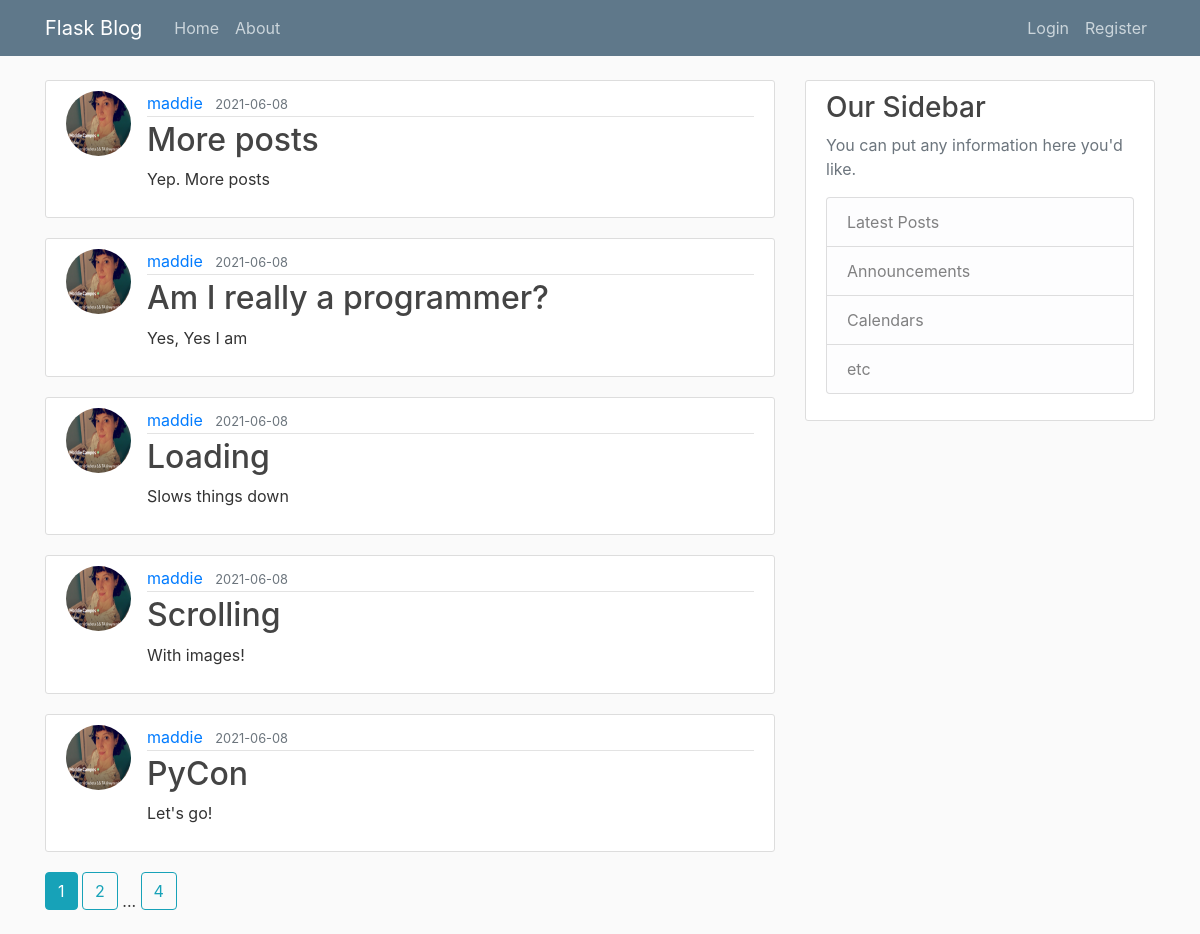
Page /home on the earlier database version.
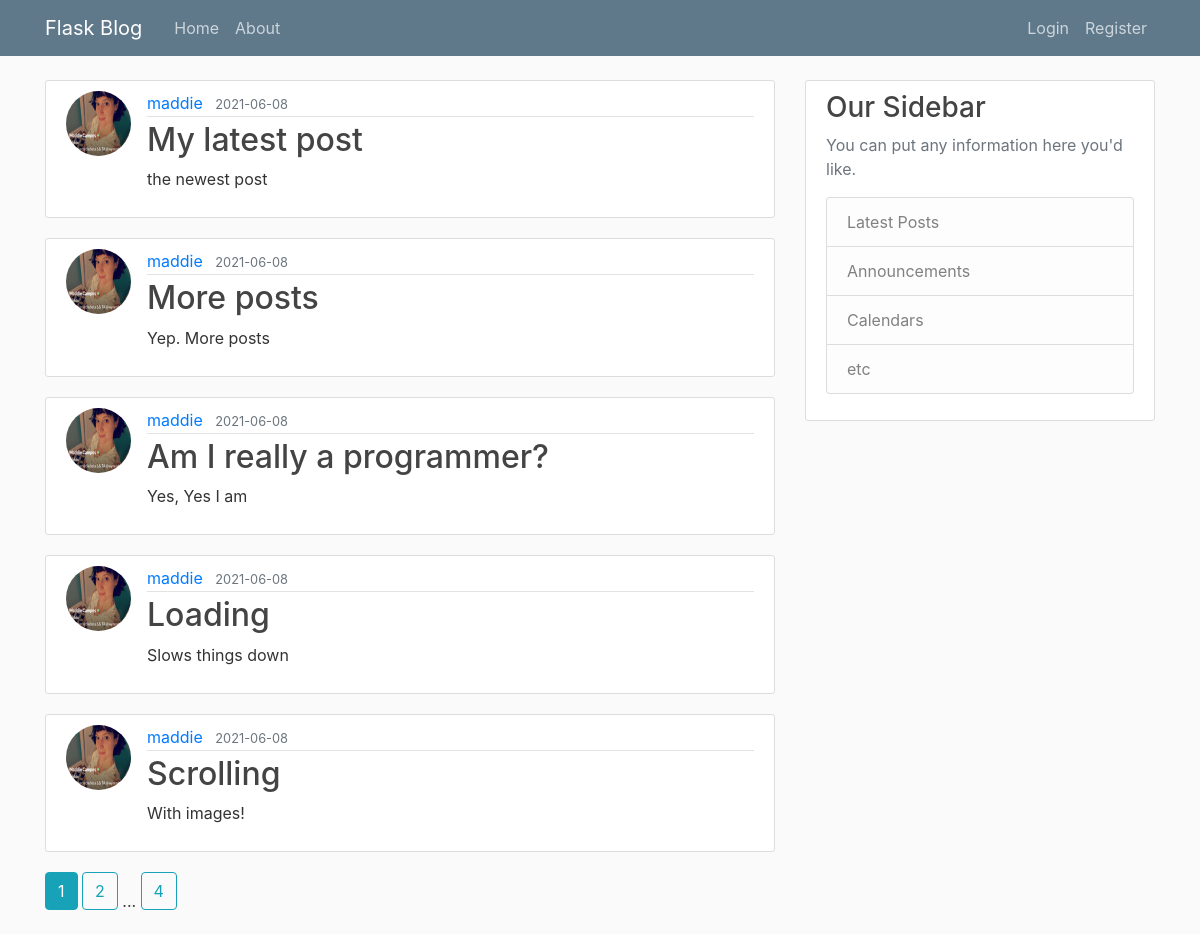
Same page on the later database version.
### flaskblog/models.py (models this page shows, shortened)
class Post(db.Model):
    id = db.Column(db.Integer, primary_key=True)
    title = db.Column(db.String(100), nullable=False)
    date_posted = db.Column(db.DateTime, nullable=False, default=datetime.utcnow)
    content = db.Column(db.Text, nullable=False)
    user_id = db.Column(db.Integer, db.ForeignKey('user.id'), nullable=False)

class User(db.Model, UserMixin):
    id = db.Column(db.Integer, primary_key=True)
    username = db.Column(db.String(20), unique=True, nullable=False)
    email = db.Column(db.String(120), unique=True, nullable=False)
    image_file = db.Column(db.String(20), nullable=False, default='default.jpg')
    password = db.Column(db.String(60), nullable=False)
    posts = db.relationship('Post', backref='author', lazy=True)

### flaskblog/routes.py (the view)
@app.route('/')
@app.route('/home')
def home():
    page = request.args.get('page', 1, type=int)
    posts = Post.query.order_by(Post.date_posted.desc()).paginate(page=page,
                                                                  per_page=5)
    return render_template('home.html', posts=posts)

### flaskblog/templates/home.html
{% extends "layout.html" %}
{% block content %}
    {% for post in posts.items %}
        <article class="media content-section">
          <img class="rounded-circle article-img" src="{{ url_for('static', filename='profile_pics/' + post.author.image_file)}}">
          <div class="media-body">
            <div class="article-metadata">
              <a class="mr-2" href="#">{{ post.author.username }}</a>
              <small class="text-muted">{{ post.date_posted.strftime('%Y-%m-%d') }}</small>
            </div>
            <h2><a class="article-title" href="{{ url_for('post', post_id=post.id) }}">{{ post.title }}</a></h2>
            <p class="article-content">{{ post.content }}</p>
          </div>
        </article>
    {% endfor %}
    {% for page_num in posts.iter_pages(left_edge=1, right_edge=1, left_current=1, right_current=2) %}
      {% if page_num %}
          {% if posts.page == page_num %}
            <a class="btn btn-info mb-4" href="{{ url_for('home', page=page_num) }}">{{ page_num }}</a>
          {% else %}
            <a class="btn btn-outline-info mb-4" href="{{ url_for('home', page=page_num) }}">{{ page_num }}</a>
          {% endif %}
      {% else %}
        ...
      {% endif%}
    {% endfor %}
{% endblock content %}

### flaskblog/templates/layout.html (shortened to what this page needs)
<!DOCTYPE html>
<html>
<head>
    <link rel="stylesheet" href="https://maxcdn.bootstrapcdn.com/bootstrap/4.0.0/css/bootstrap.min.css">
    <link rel="stylesheet" type="text/css" href="{{ url_for('static', filename='main.css') }}">
</head>
<body>
    <header class="site-header">
      <nav class="navbar navbar-expand-md navbar-dark bg-steel fixed-top">
        <div class="container">
          <a class="navbar-brand mr-4" href="/">Flask Blog</a>
          <div class="collapse navbar-collapse" id="navbarToggle">
            <div class="navbar-nav mr-auto">
              <a class="nav-item nav-link" href="{{ url_for('home') }}">Home</a>
              <a class="nav-item nav-link" href="{{ url_for('about') }}">About</a>
            </div>
            <div class="navbar-nav">
              {% if current_user.is_authenticated %}
                <a class="nav-item nav-link" href="{{ url_for('new_post') }}">New Post</a>
                <a class="nav-item nav-link" href="{{ url_for('account') }}">Account</a>
                <a class="nav-item nav-link" href="{{ url_for('logout') }}">Logout</a>
              {% else %}
                <a class="nav-item nav-link" href="{{ url_for('login') }}">Login</a>
                <a class="nav-item nav-link" href="{{ url_for('register') }}">Register</a>
              {% endif %}
            </div>
          </div>
        </div>
      </nav>
    </header>
    <main role="main" class="container">
      <div class="row">
        <div class="col-md-8">
          {% block content %}{% endblock %}
        </div>
        <div class="col-md-4">
          <div class="content-section">
            <h3>Our Sidebar</h3>
            <p class='text-muted'>You can put any information here you'd like.
              <ul class="list-group">
                <li class="list-group-item list-group-item-light">Latest Posts</li>
                <li class="list-group-item list-group-item-light">Announcements</li>
                <li class="list-group-item list-group-item-light">Calendars</li>
                <li class="list-group-item list-group-item-light">etc</li>
              </ul>
            </p>
          </div>
        </div>
      </div>
    </main>
</body>
</html>

### flaskblog/static/main.css (style rules this page uses)
body { background: #fafafa; color: #333333; margin-top: 5rem; }
h1, h2, h3, h4, h5, h6 { color: #444444; }
.bg-steel { background-color: #5f788a; }
.site-header .navbar-nav .nav-link { color: #cbd5db; }
.content-section { background: #ffffff; padding: 10px 20px; border: 1px solid #dddddd; border-radius: 3px; margin-bottom: 20px; }
.article-title { color: #444444; }
.article-content { white-space: pre-line; }
.article-img { height: 65px; width: 65px; margin-right: 16px; }
.article-metadata { padding-bottom: 1px; margin-bottom: 4px; border-bottom: 1px solid #e3e3e3 }

Differences in the rows shown:
no longer on this page (row unchanged): Post: image_file (picture), author.username "maddie", date_posted "2021-06-08", title "PyCon", content "Let's go!"
added Post: image_file (picture), author.username "maddie", date_posted "2021-06-08", title "My latest post", content "the newest post"
